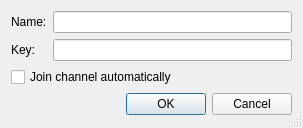
<?xml version="1.0" encoding="UTF-8"?>
<ui version="4.0">
 <class>IrcChannelEditDialog</class>
 <widget class="QDialog" name="IrcChannelEditDialog">
  <property name="geometry">
   <rect>
    <x>0</x>
    <y>0</y>
    <width>303</width>
    <height>128</height>
   </rect>
  </property>
  <property name="windowTitle">
   <string>IRC Channel</string>
  </property>
  <property name="sizeGripEnabled">
   <bool>true</bool>
  </property>
  <layout class="QGridLayout" name="gridLayout">
   <item row="0" column="0">
    <widget class="QLabel" name="label">
     <property name="text">
      <string>Name:</string>
     </property>
    </widget>
   </item>
   <item row="0" column="1">
    <widget class="QLineEdit" name="nameEdit">
     <property name="toolTip">
      <string>Enter the channel name</string>
     </property>
    </widget>
   </item>
   <item row="1" column="0">
    <widget class="QLabel" name="label_2">
     <property name="text">
      <string>Key:</string>
     </property>
    </widget>
   </item>
   <item row="1" column="1">
    <widget class="QLineEdit" name="keyEdit">
     <property name="toolTip">
      <string>Enter the channel key/password</string>
     </property>
     <property name="echoMode">
      <enum>QLineEdit::Password</enum>
     </property>
    </widget>
   </item>
   <item row="2" column="0" colspan="2">
    <widget class="QCheckBox" name="autoJoinCheckBox">
     <property name="toolTip">
      <string>Select to join this channel automatically</string>
     </property>
     <property name="text">
      <string>Join channel automatically</string>
     </property>
    </widget>
   </item>
   <item row="3" column="0" colspan="2">
    <widget class="QDialogButtonBox" name="buttonBox">
     <property name="orientation">
      <enum>Qt::Horizontal</enum>
     </property>
     <property name="standardButtons">
      <set>QDialogButtonBox::Cancel|QDialogButtonBox::Ok</set>
     </property>
    </widget>
   </item>
  </layout>
 </widget>
 <tabstops>
  <tabstop>nameEdit</tabstop>
  <tabstop>keyEdit</tabstop>
  <tabstop>autoJoinCheckBox</tabstop>
  <tabstop>buttonBox</tabstop>
 </tabstops>
 <resources/>
 <connections>
  <connection>
   <sender>buttonBox</sender>
   <signal>accepted()</signal>
   <receiver>IrcChannelEditDialog</receiver>
   <slot>accept()</slot>
   <hints>
    <hint type="sourcelabel">
     <x>248</x>
     <y>254</y>
    </hint>
    <hint type="destinationlabel">
     <x>157</x>
     <y>274</y>
    </hint>
   </hints>
  </connection>
  <connection>
   <sender>buttonBox</sender>
   <signal>rejected()</signal>
   <receiver>IrcChannelEditDialog</receiver>
   <slot>reject()</slot>
   <hints>
    <hint type="sourcelabel">
     <x>316</x>
     <y>260</y>
    </hint>
    <hint type="destinationlabel">
     <x>286</x>
     <y>274</y>
    </hint>
   </hints>
  </connection>
 </connections>
</ui>
